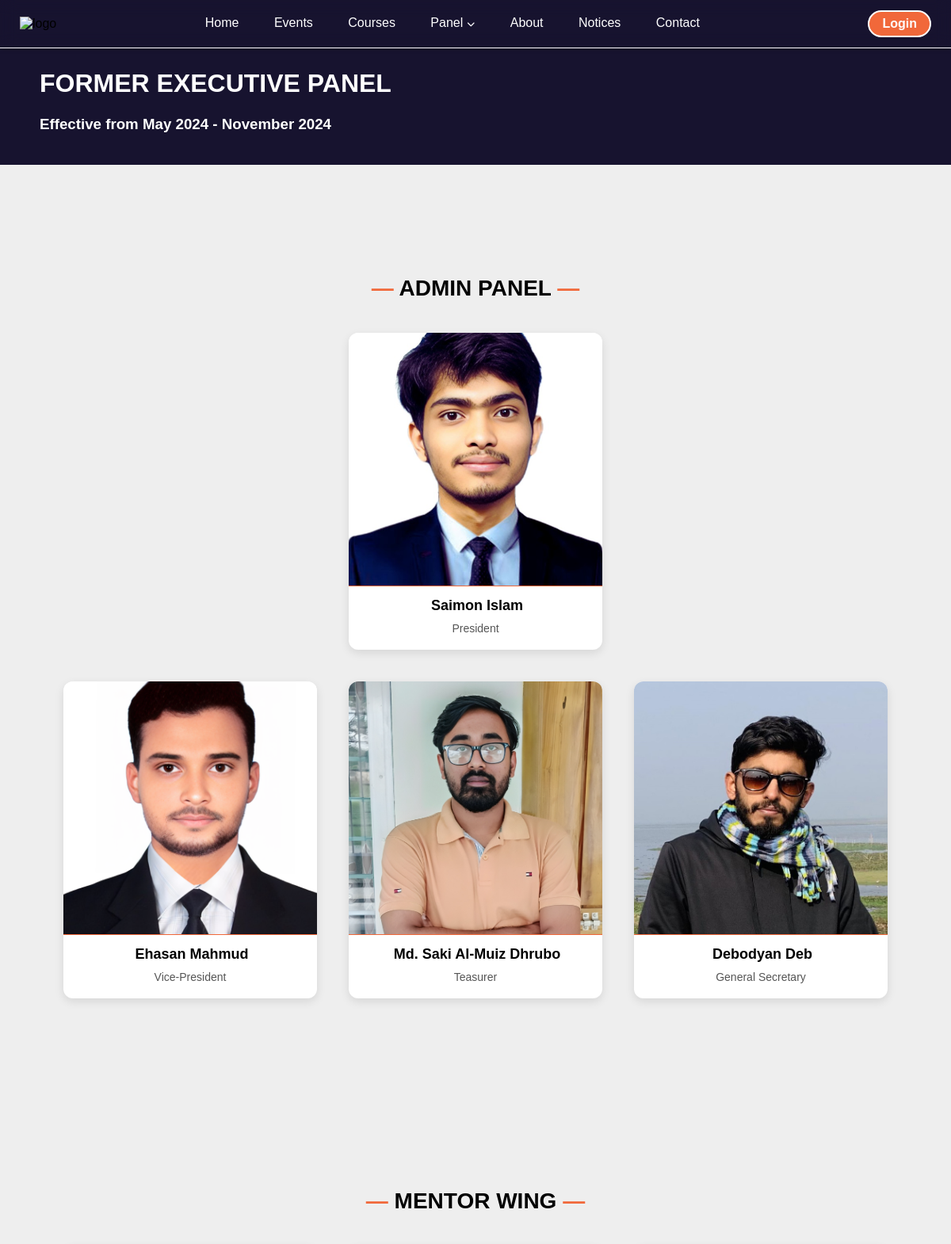
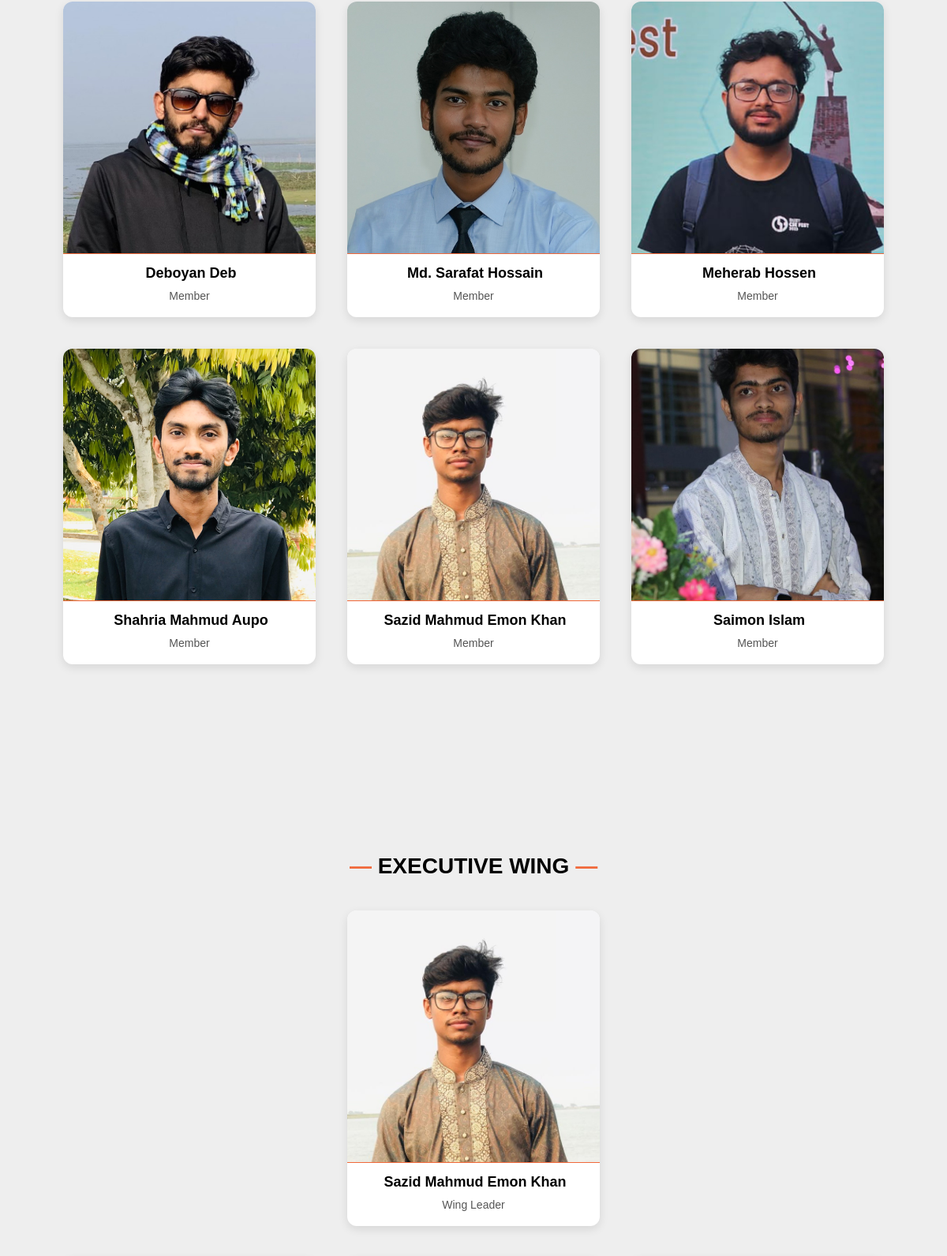
The app's page /former_panel/ (upper part) with its own data (2 pictures, top to bottom).
### root/models.py (models this page shows, shortened)
class FormerExecutiveMember(models.Model):
    panel = models.CharField(max_length=100, choices=Executive)
    name = models.CharField(max_length=100)
    role = models.CharField(max_length=100)
    image = models.ImageField(upload_to='team/')
    facebook_link = models.URLField(blank=True, null=True)
    linkedin_link = models.URLField(blank=True, null=True)
    is_leader = models.BooleanField(default=False)
    page_title = models.CharField(max_length=200, blank=True)
    page_subtitle = models.CharField(max_length=300, blank=True)
    def __str__(self):
        return self.name

### root/views.py (the view)
# urls.py: path('former_panel/', views.former_panel, name='former_panel'),
def former_panel(request):
    fields = FormerExecutiveMember.objects.all()
    panel_names = fields.values_list('panel', flat=True).distinct()
    panels = []
    for panel in panel_names:
        leader = FormerExecutiveMember.objects.filter(panel=panel, is_leader=True).first()
        print(leader)
        members = FormerExecutiveMember.objects.filter(panel=panel, is_leader=False)
        print(members)
        panels.append({
            'panel': panel,
            'leader': leader,
            'members': members
        })
    context = {
        'panels': panels,
        'page_title': fields[0].page_title if fields else 'EXECUTIVE PANEL',
        'page_subtitle': fields[0].page_subtitle if fields else 'Former Panel (Effective from...)'
    }
    return render(request, 'root/former_panel.html', context)

### root/templates/root/former_panel.html (shortened to what this page needs)
{% extends "root/base.html" %}
{% load static %}
{% block content %}
<div class="page-title">
    <h1><br><strong>{{ page_title }}</strong></h1>
    <h3><br><strong>{{ page_subtitle }}</strong></h3>
</div>
<section id="team">
    <div class="container">
        {% for item in panels %}
        <div class="container_title" id="{{ item.panel|slugify }}" data-aos="fade-up" data-aos-duration="1500">
            <h2><span class="dash">—</span> {{ item.panel|upper }} <span class="dash">—</span></h2>
        </div>
        {% if item.leader %}
            <div class="container_leader" data-aos="fade-up" data-aos-duration="1500">
                <div class="member-card">
                    <img src="{{ item.leader.image.url }}" alt="{{ item.leader.name }}">
                    <h3>{{ item.leader.name }}</h3>
                    <p>{{ item.leader.role }}</p>
                </div>
            </div>
        {% endif %}
        <div class="container_members" data-aos="fade-up" data-aos-duration="1500">
            {% for member in item.members %}
                <div class="member-card">
                    <img src="{{ member.image.url }}" alt="{{ member.name }}">
                    <h3>{{ member.name }}</h3>
                    <p>{{ member.role }}</p>
                </div>
            {% endfor %}
        </div>
    {% endfor %}
    </div>
</section>
{% endblock content %}

### root/static/root/css/style.css (style rules this page uses)
* { margin: 0; padding: 0; box-sizing: border-box; }
html { scroll-behavior: smooth; }
.container { max-width: 1170px; margin: auto; }
body { font-family: 'Poppins', sans-serif; background: #eee; }
.dash { color: #f1683a; font-weight: bold; }
.page-title { background-color: #17132f; color: #fff; padding: 50px 20px 40px 50px; }
.container_title h2 { text-align: center; font-size: 28px; position: relative; margin: 40px 0; padding-top: 100px; }
.container_leader { display: flex; justify-content: center; margin-bottom: 40px; }
.container_members { display: flex; flex-wrap: wrap; justify-content: center; gap: 40px; padding-bottom: 100px; }
.member-card { background: #fff; border-radius: 12px; box-shadow: 0 4px 12px rgba(0,0,0,0.1); width: 320px; height: 400px; overflow: hidden; text-align: center; position: relative; transition: transform 0.3s; }
.member-card img { width: 100%; height: 320px; object-fit: cover; border-bottom: 1px solid #f1683a; }
.member-card h3 { margin: 10px 0 10px 4px; font-size: 18px; position: relative; }
.member-card p { font-size: 14px; color: #555; margin: 0; padding-bottom: 20px; margin-bottom: 20px; }

### records on screen
FormerExecutiveMember: page_title "FORMER EXECUTIVE PANEL", page_subtitle "Effective from May 2024 - November 2024", panel "ADMIN PANEL", leader.image (picture), leader.name "Saimon Islam", leader.role "President"
FormerExecutiveMember: image (picture), name "Ehasan Mahmud", role "Vice-President"
FormerExecutiveMember: image (picture), name "Md. Saki Al-Muiz Dhrubo", role "Teasurer"
FormerExecutiveMember: image (picture), name "Debodyan Deb", role "General Secretary"
FormerExecutiveMember: image (picture), name "Deboyan Deb", role "Member"
FormerExecutiveMember: image (picture), name "Md. Sarafat Hossain", role "Member"
FormerExecutiveMember: image (picture), name "Meherab Hossen", role "Member"
FormerExecutiveMember: image (picture), name "Shahria Mahmud Aupo", role "Member"
FormerExecutiveMember: image (picture), name "Sazid Mahmud Emon Khan", role "Member"
FormerExecutiveMember: image (picture), name "Saimon Islam", role "Member"
FormerExecutiveMember: panel "EXECUTIVE WING", leader.image (picture), leader.name "Sazid Mahmud Emon Khan", leader.role "Wing Leader"

### other values on screen
{{ item.panel|upper }} "MENTOR WING"
